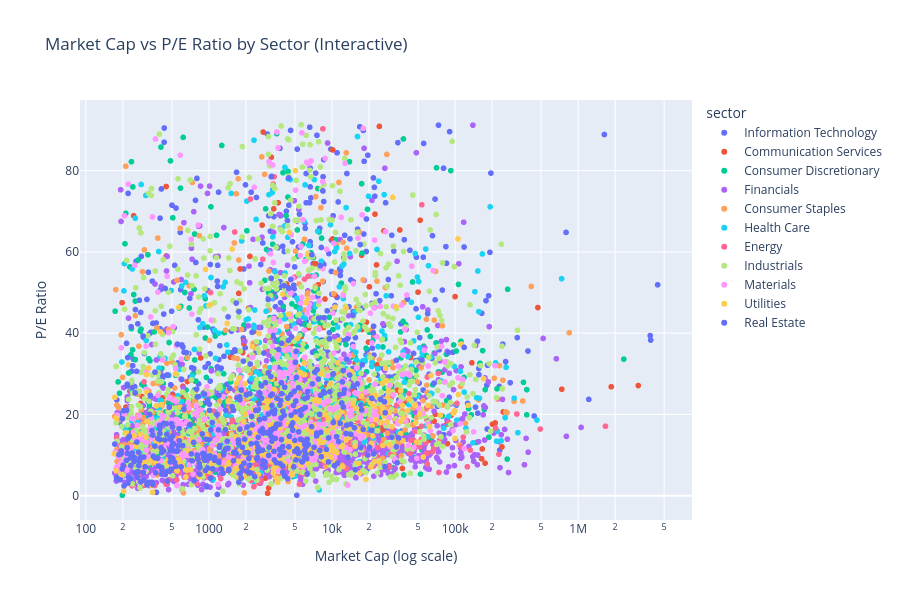

Notebook code for this chart:
### Markdown cell above
### 4. Interactive Visualizations (Plotly)

### Code cell
# Interactive scatter: Market Cap vs P/E by sector
if HAVE_PLOTLY and 'market_cap' in all_stocks.columns and 'p_e' in all_stocks.columns:
    scatter_data = all_stocks[['market_cap', 'p_e', 'sector', 'ticker', 'region']].dropna()
    # Filter outliers for better visualization
    scatter_data = scatter_data[
        (scatter_data['p_e'] > 0) &
        (scatter_data['p_e'] < scatter_data['p_e'].quantile(0.95)) &
        (scatter_data['market_cap'] > 0)
        ]

    if len(scatter_data) > 0:
        fig = px.scatter(
                scatter_data,
                x='market_cap',
                y='p_e',
                color='sector',
                hover_data=['ticker', 'region'],
                log_x=True,
                title='Market Cap vs P/E Ratio by Sector (Interactive)',
                labels={'market_cap': 'Market Cap (log scale)', 'p_e': 'P/E Ratio'},
                height=600
                )
        fig.update_layout(showlegend=True)
        fig.show()

### Figure 1 — Plotly figure (JSON) as saved in the notebook; plotly's stock layout.template omitted (floating-point values rounded to 4 significant figures; data arrays with more than 128 entries replaced by an {"elided": "..."} marker saying what was removed)
{"data": [{"customdata": {"elided": "568x2 str values"}, "hovertemplate": "sector=Information Technology<br>Market Cap (log scale)=%{x}<br>P/E Ratio=%{y}<br>ticker=%{customdata[0]}<br>region=%{customdata[1]}<extra></extra>", "legendgroup": "Information Technology", "marker": {"color": "#636efa", "symbol": "circle"}, "mode": "markers", "name": "Information Technology", "showlegend": true, "x": {"elided": "568 float values"}, "xaxis": "x", "y": {"elided": "568 float values"}, "yaxis": "y", "type": "scattergl"}, {"customdata": {"elided": "273x2 str values"}, "hovertemplate": "sector=Communication Services<br>Market Cap (log scale)=%{x}<br>P/E Ratio=%{y}<br>ticker=%{customdata[0]}<br>region=%{customdata[1]}<extra></extra>", "legendgroup": "Communication Services", "marker": {"color": "#EF553B", "symbol": "circle"}, "mode": "markers", "name": "Communication Services", "showlegend": true, "x": {"elided": "273 float values"}, "xaxis": "x", "y": {"elided": "273 float values"}, "yaxis": "y", "type": "scattergl"}, {"customdata": {"elided": "710x2 str values"}, "hovertemplate": "sector=Consumer Discretionary<br>Market Cap (log scale)=%{x}<br>P/E Ratio=%{y}<br>ticker=%{customdata[0]}<br>region=%{customdata[1]}<extra></extra>", "legendgroup": "Consumer Discretionary", "marker": {"color": "#00cc96", "symbol": "circle"}, "mode": "markers", "name": "Consumer Discretionary", "showlegend": true, "x": {"elided": "710 float values"}, "xaxis": "x", "y": {"elided": "710 float values"}, "yaxis": "y", "type": "scattergl"}, {"customdata": {"elided": "1231x2 str values"}, "hovertemplate": "sector=Financials<br>Market Cap (log scale)=%{x}<br>P/E Ratio=%{y}<br>ticker=%{customdata[0]}<br>region=%{customdata[1]}<extra></extra>", "legendgroup": "Financials", "marker": {"color": "#ab63fa", "symbol": "circle"}, "mode": "markers", "name": "Financials", "showlegend": true, "x": {"elided": "1231 float values"}, "xaxis": "x", "y": {"elided": "1231 float values"}, "yaxis": "y", "type": "scattergl"}, {"customdata": {"elided": "489x2 str values"}, "hovertemplate": "sector=Consumer Staples<br>Market Cap (log scale)=%{x}<br>P/E Ratio=%{y}<br>ticker=%{customdata[0]}<br>region=%{customdata[1]}<extra></extra>", "legendgroup": "Consumer Staples", "marker": {"color": "#FFA15A", "symbol": "circle"}, "mode": "markers", "name": "Consumer Staples", "showlegend": true, "x": {"elided": "489 float values"}, "xaxis": "x", "y": {"elided": "489 float values"}, "yaxis": "y", "type": "scattergl"}, {"customdata": {"elided": "394x2 str values"}, "hovertemplate": "sector=Health Care<br>Market Cap (log scale)=%{x}<br>P/E Ratio=%{y}<br>ticker=%{customdata[0]}<br>region=%{customdata[1]}<extra></extra>", "legendgroup": "Health Care", "marker": {"color": "#19d3f3", "symbol": "circle"}, "mode": "markers", "name": "Health Care", "showlegend": true, "x": {"elided": "394 float values"}, "xaxis": "x", "y": {"elided": "394 float values"}, "yaxis": "y", "type": "scattergl"}, {"customdata": {"elided": "256x2 str values"}, "hovertemplate": "sector=Energy<br>Market Cap (log scale)=%{x}<br>P/E Ratio=%{y}<br>ticker=%{customdata[0]}<br>region=%{customdata[1]}<extra></extra>", "legendgroup": "Energy", "marker": {"color": "#FF6692", "symbol": "circle"}, "mode": "markers", "name": "Energy", "showlegend": true, "x": {"elided": "256 float values"}, "xaxis": "x", "y": {"elided": "256 float values"}, "yaxis": "y", "type": "scattergl"}, {"customdata": {"elided": "1176x2 str values"}, "hovertemplate": "sector=Industrials<br>Market Cap (log scale)=%{x}<br>P/E Ratio=%{y}<br>ticker=%{customdata[0]}<br>region=%{customdata[1]}<extra></extra>", "legendgroup": "Industrials", "marker": {"color": "#B6E880", "symbol": "circle"}, "mode": "markers", "name": "Industrials", "showlegend": true, "x": {"elided": "1176 float values"}, "xaxis": "x", "y": {"elided": "1176 float values"}, "yaxis": "y", "type": "scattergl"}, {"customdata": {"elided": "533x2 str values"}, "hovertemplate": "sector=Materials<br>Market Cap (log scale)=%{x}<br>P/E Ratio=%{y}<br>ticker=%{customdata[0]}<br>region=%{customdata[1]}<extra></extra>", "legendgroup": "Materials", "marker": {"color": "#FF97FF", "symbol": "circle"}, "mode": "markers", "name": "Materials", "showlegend": true, "x": {"elided": "533 float values"}, "xaxis": "x", "y": {"elided": "533 float values"}, "yaxis": "y", "type": "scattergl"}, {"customdata": {"elided": "300x2 str values"}, "hovertemplate": "sector=Utilities<br>Market Cap (log scale)=%{x}<br>P/E Ratio=%{y}<br>ticker=%{customdata[0]}<br>region=%{customdata[1]}<extra></extra>", "legendgroup": "Utilities", "marker": {"color": "#FECB52", "symbol": "circle"}, "mode": "markers", "name": "Utilities", "showlegend": true, "x": {"elided": "300 float values"}, "xaxis": "x", "y": {"elided": "300 float values"}, "yaxis": "y", "type": "scattergl"}, {"customdata": {"elided": "453x2 str values"}, "hovertemplate": "sector=Real Estate<br>Market Cap (log scale)=%{x}<br>P/E Ratio=%{y}<br>ticker=%{customdata[0]}<br>region=%{customdata[1]}<extra></extra>", "legendgroup": "Real Estate", "marker": {"color": "#636efa", "symbol": "circle"}, "mode": "markers", "name": "Real Estate", "showlegend": true, "x": {"elided": "453 float values"}, "xaxis": "x", "y": {"elided": "453 float values"}, "yaxis": "y", "type": "scattergl"}], "layout": {"xaxis": {"anchor": "y", "domain": [0.0, 1.0], "title": {"text": "Market Cap (log scale)"}, "type": "log"}, "yaxis": {"anchor": "x", "domain": [0.0, 1.0], "title": {"text": "P/E Ratio"}}, "legend": {"title": {"text": "sector"}, "tracegroupgap": 0}, "title": {"text": "Market Cap vs P/E Ratio by Sector (Interactive)"}, "height": 600, "showlegend": true}}
